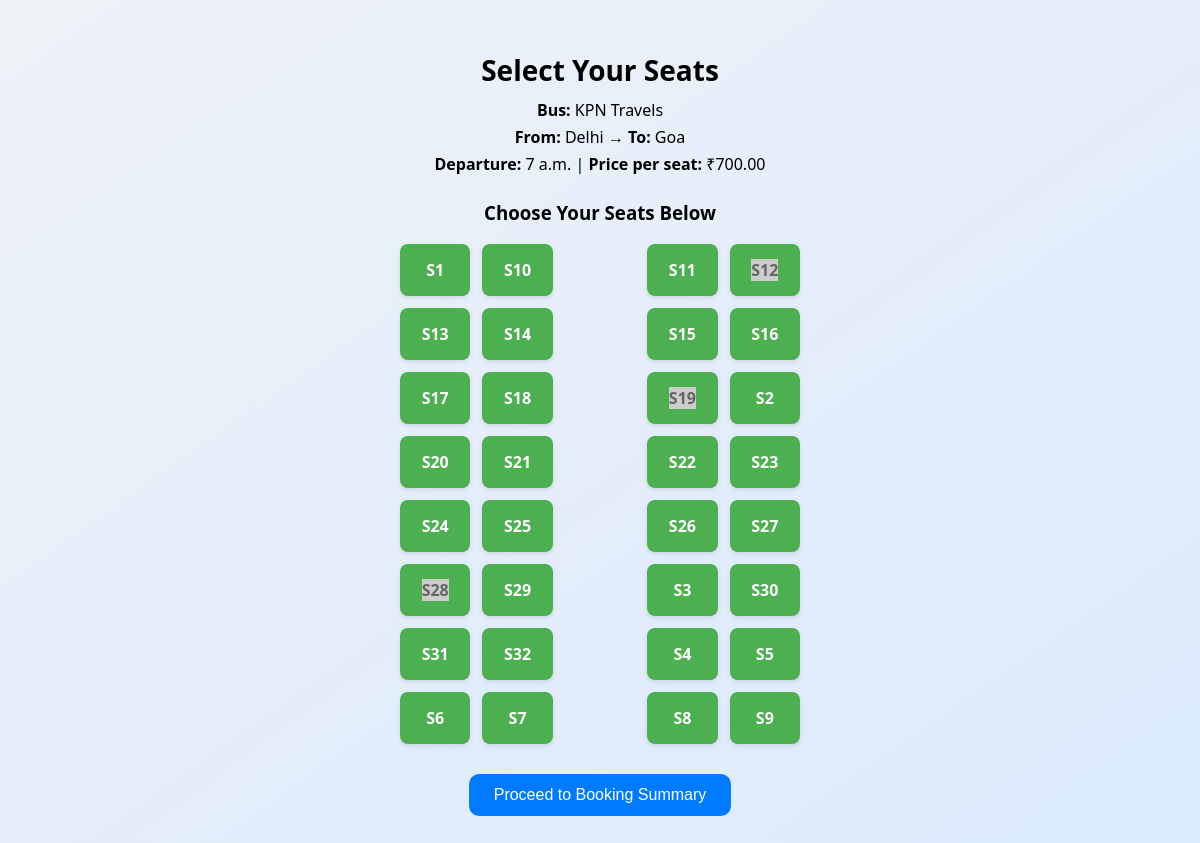
Page /seats/3/ (signed in) on the committed database.
### Travel/models.py (models this page shows, shortened)
class Bus(models.Model):
    operator = models.CharField(max_length=100)
    source = models.CharField(max_length=100)
    destination = models.CharField(max_length=100)
    departure_time = models.TimeField()
    arrival_time = models.TimeField()
    price = models.DecimalField(max_digits=6, decimal_places=2)

class Seat(models.Model):
    bus = models.ForeignKey(Bus, on_delete=models.CASCADE)
    seat_number = models.CharField(max_length=10)
    is_booked = models.BooleanField(default=False)

### Travel/views.py (the view, shortened to what this page needs)
# urls.py: path('seats/<int:bus_id>/', views.view_seats, name='view_seats'),
def view_seats(request, bus_id):
    user_id = request.session.get('user_id')
    if not user_id:
        messages.error(request, "Please log in to book a seat.")
        return redirect('login_view')
    bus = get_object_or_404(Bus, id=bus_id)
    seats = Seat.objects.filter(bus=bus).order_by('seat_number')
    seat_map = []
    row = []
    for i, seat in enumerate(seats):
        row.append(seat)
        if (i + 1) % 4 == 0:
            seat_map.append(row[:2] + ['aisle'] + row[2:])
            row = []
    if row:
        seat_map.append(row)
    all_seats_booked = all(seat.is_booked for seat in seats)
    return render(request, 'view_seat.html', {
        'bus': bus,
        'seat_rows': seat_map,
        'all_seats_booked': all_seats_booked
    })

### Travel/templates/view_seat.html (shortened to what this page needs)
{% load static %}
<!DOCTYPE html>
<html>
<head>
</head>
<body>
    <h2>Select Your Seats</h2>
    <div class="bus-info">
        <p><strong>Bus:</strong> {{ bus.operator }}</p>
        <p><strong>From:</strong> {{ bus.source }} → <strong>To:</strong> {{ bus.destination }}</p>
        <p><strong>Departure:</strong> {{ bus.departure_time }} | <strong>Price per seat:</strong> ₹{{ bus.price }}</p>
    </div>
    {% if all_seats_booked %}
        <div class="full">⚠ Sorry, all seats on this bus are fully booked.</div>
        <a href="{% url 'bus_list' %}" class="back-link">🔙 Back to Bus List</a>
    {% else %}
        <form method="post">
            <h3>Choose Your Seats Below</h3>
            <div class="seat-grid">
                {% for row in seat_rows %}
                    {% for seat in row %}
                        {% if seat == 'aisle' %}
                            <div class="aisle">---</div>
                        {% elif seat %}
                            <div class="seat {% if seat.is_booked %}booked{% endif %}">
                                <label>
                                    <span>{{ seat.seat_number }}</span>
                                </label>
                            </div>
                        {% else %}
                            <div class="aisle"></div>
                        {% endif %}
                    {% endfor %}
                {% endfor %}
            </div>
            <button type="submit">Proceed to Booking Summary</button>
        </form>
    {% endif %}
</body>
</html>

### Travel/templates/view_seat.html (style rules this page uses)
body { font-family: 'Segoe UI', sans-serif; background: linear-gradient(to bottom right, #eef2f7, #dbeafe); padding: 20px; text-align: center; }
h2 { margin-bottom: 10px; font-size: 28px; }
.bus-info { margin-bottom: 25px; font-size: 16px; }
.bus-info p { margin: 5px 0; }
.seat-grid { display: grid; grid-template-columns: repeat(auto-fit, minmax(60px, 1fr)); max-width: 400px; gap: 12px; margin: 0 auto 30px; }
.seat { background: #4caf50; color: white; padding: 15px 0; border-radius: 8px; font-weight: bold; cursor: pointer; box-shadow: 0 2px 5px rgba(0,0,0,0.1); transition: transform 0.2s ease; }
.seat label { display: block; cursor: pointer; }
.booked span { background: #ccc !important; color: #666; cursor: not-allowed; }
button { padding: 12px 25px; background: #007bff; color: white; border: none; border-radius: 10px; font-size: 16px; cursor: pointer; transition: background 0.3s; }

### rows in the picture
Bus: operator "KPN Travels", source "Delhi", destination "Goa", departure_time "7 a.m.", price "700.00"
Seat: seat_number "S1"
Seat: seat_number "S10"
Seat: seat_number "S11"
Seat: seat_number "S12"
Seat: seat_number "S13"
Seat: seat_number "S14"
Seat: seat_number "S15"
Seat: seat_number "S16"
Seat: seat_number "S17"
Seat: seat_number "S18"
Seat: seat_number "S19"
Seat: seat_number "S2"
Seat: seat_number "S20"
Seat: seat_number "S21"
Seat: seat_number "S22"
Seat: seat_number "S23"
Seat: seat_number "S24"
Seat: seat_number "S25"
Seat: seat_number "S26"
Seat: seat_number "S27"
Seat: seat_number "S28"
Seat: seat_number "S29"
Seat: seat_number "S3"
Seat: seat_number "S30"
Seat: seat_number "S31"
Seat: seat_number "S32"
Seat: seat_number "S4"
Seat: seat_number "S5"
Seat: seat_number "S6"
Seat: seat_number "S7"
Seat: seat_number "S8"
Seat: seat_number "S9"
